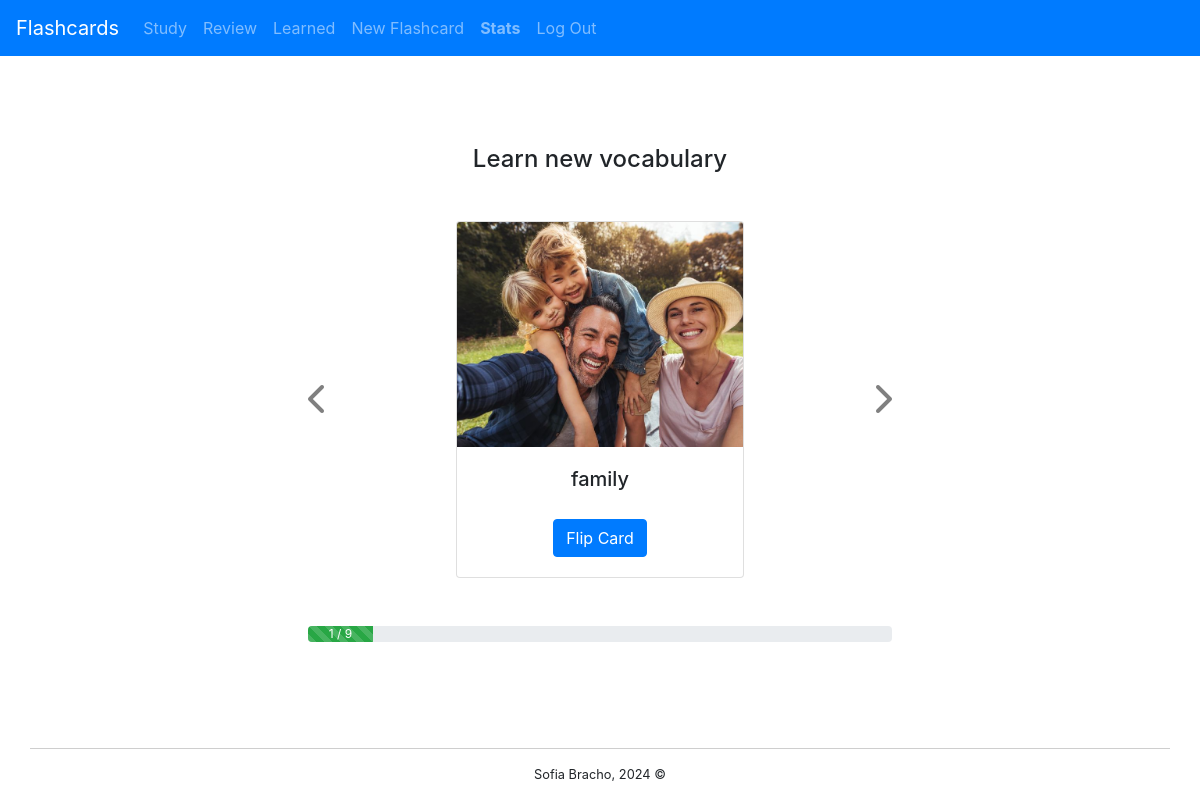
Screenshot of /study (signed in) with the database file from the repository.
### flashcards/models.py (models this page shows, shortened)
class Flashcard(models.Model):
    english_word = models.CharField(max_length=100, unique=True)
    image = models.ImageField(upload_to=flashcard_image_src, default='img/flashcards/default.jpg')
    translation = models.CharField(max_length=100)

### flashcards/views.py (the view)
# urls.py: path("study", views.study, name="study"),
@login_required
def study(request):
    flashcards_to_study = Flashcard.objects.exclude(
        pk__in=Proficiency.objects.filter(
            user=request.user
        ).values_list('flashcard__id', flat=True)
    ).order_by('-pk')[:10]
    paginator = Paginator(flashcards_to_study, 1) # Show 1 flashcard per page.
    page_number = request.GET.get('page')
    page_obj = paginator.get_page(page_number)
    current_card=None
    if len(page_obj) > 0:
        current_card = page_obj[0]
    return render(request, "flashcards/study.html", {
        'page_obj': page_obj,
        'card': current_card
    })

### flashcards/templatetags/progress_width.py (called while the page is built)
@register.filter
def progress_width(value, max_value):
    if max_value == 0:
        return 0
    return (value / max_value) * 100

### flashcards/templates/flashcards/study.html (shortened to what this page needs)
{% extends "flashcards/layout.html" %}
{% load progress_width %}
{% load static %}
{% block body %}
    {% if card %}
        <div class="cont-center">
            <h4 class="mb-5">Learn new vocabulary</h4>
            <div class="wrapper-cards">
                <div class="row align-items-center justify-content-between">
                    <div class="col fg-0">
                        {% if page_obj.has_previous %}
                            <a href="?page={{ page_obj.previous_page_number }}">
                                <i class="fa-solid fa-chevron-left fs-2"></i>
                            </a>
                        {% else %}
                            <a class="disabled">
                                <i class="fa-solid fa-chevron-left fs-2"></i>
                            </a>
                        {% endif %}
                    </div>
                    <div class="col">
                        <div class="card text-center" id="card" style="width: 18rem;" data-id="{{ card.pk }}">
                            {% if card.image %}
                                <img src="{{ card.image.url }}" class="card-img-top" alt="Imagen">
                            {% else %}
                                <img src="{% static 'img/flashcards/default.jpg' %}" class="card-img-top" alt="Imagen">
                            {% endif %}
                            <div class="card-body">
                                <h5 id="word-en" class="card-title">{{ card.english_word }}</h5>
                                <button id="flip-btn" class="btn btn-primary mt-3">Flip Card</button>
                            </div>
                        </div>
                    </div>
                    <div class="col fg-0">
                        {% if page_obj.has_next %}
                            <a href="?page={{ page_obj.next_page_number }}" id="next-page">
                                <i class="fa-solid fa-chevron-right fs-2"></i>
                            </a>
                        {% else %}
                            <a class="disabled" id="next-page">
                                <i class="fa-solid fa-chevron-right fs-2"></i>
                            </a>
                        {% endif %}
                    </div>
                </div>
                <div class="progress mt-5" role="progressbar" aria-label="Basic example" aria-valuenow="25" aria-valuemin="0" aria-valuemax="100">
                    <div class="progress-bar progress-bar-striped progress-bar-animated bg-success" style="width: {{ page_obj.number|progress_width:page_obj.paginator.num_pages }}%">{{ page_obj.number }} / {{ page_obj.paginator.num_pages }}</div>
                </div>
            </div>
        </div>
    {% else %}
        <p class="mt-5 text-center">There are no words to study...</p>
    {% endif %}
{% endblock %}

### flashcards/static/flashcards/styles.css (style rules this page uses)
.cont-center { display: flex; justify-content: center; align-items: center; flex-direction: column; width: 100%; height: calc(100vh - 125px); padding: 1rem; }
.wrapper-cards { min-width: 50%; width: max-content; display: flex; flex-direction: column; justify-content: center; text-align: center; }
.wrapper-cards .row .col { flex-grow: unset; }
.row > div.col:nth-child(2) > div > img { height: 225px; object-fit: cover; }
.fg-0 { flex-grow:unset!important; }
.fs-2 { font-size: 2rem; color: gray; text-decoration: none; transition: all .3s ease; }
.progress { width: 100%; text-align: center; }
a.disabled { pointer-events: none; }

### rows the page displays
Flashcard: image (picture), english_word "family"

### other values shown
{{ page_obj.number }} "1"
{{ page_obj.paginator.num_pages }} "9"
